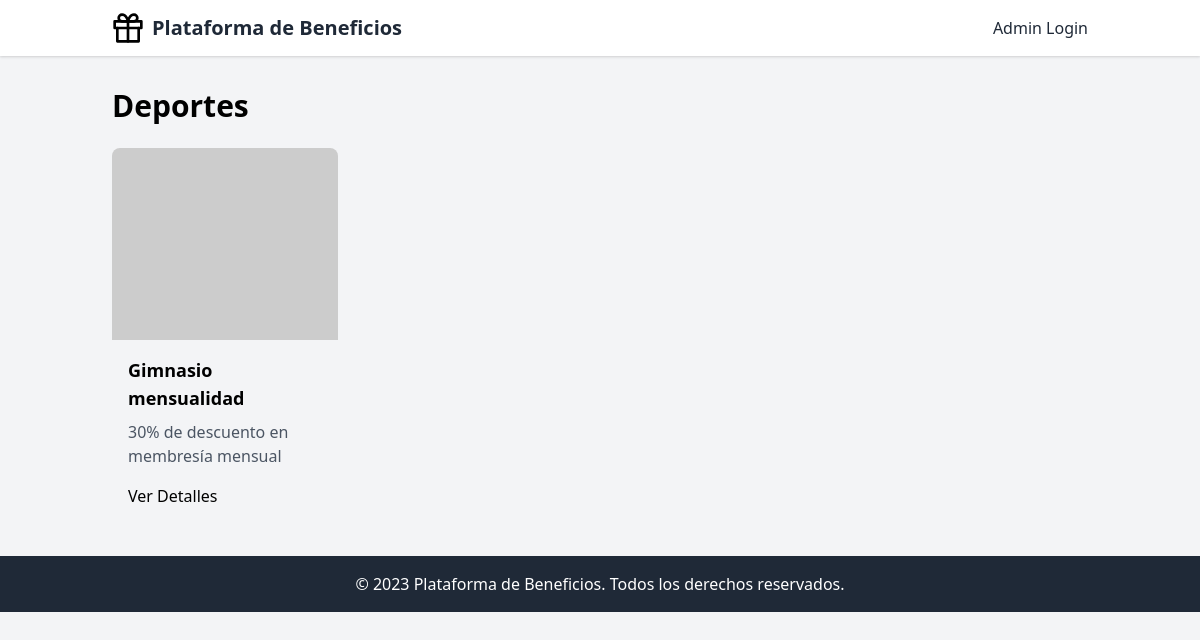
The page /category/4 on the database as committed earlier.
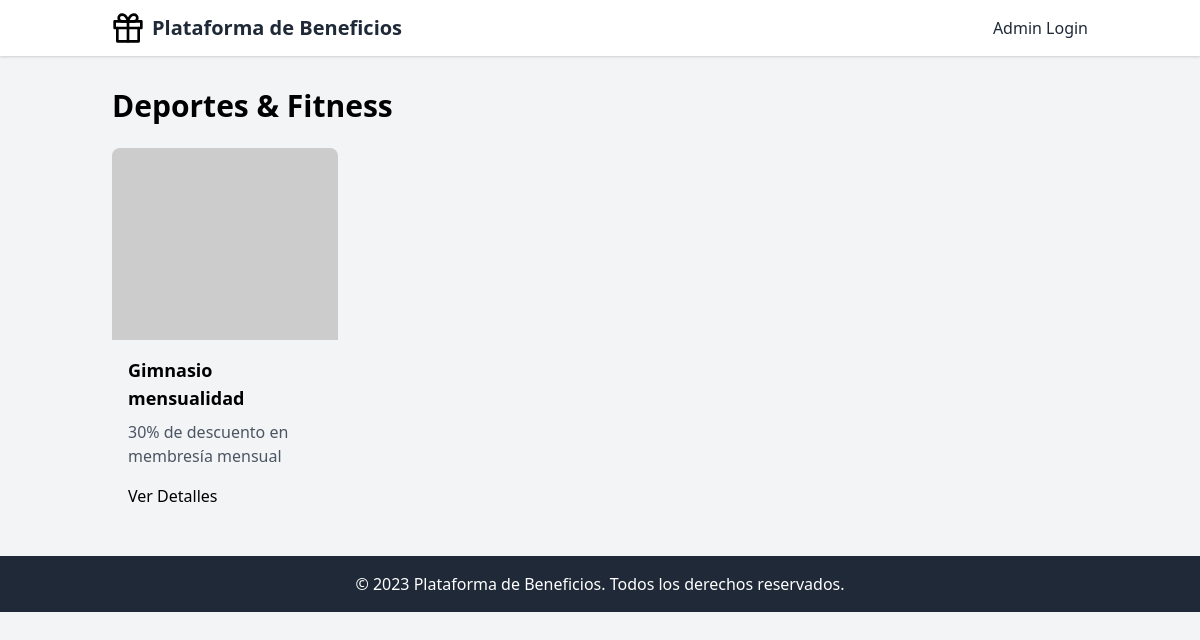
The same page on the database as committed later.
### app/models.py (models this page shows)
class Category(db.Model):
    id = db.Column(db.Integer, primary_key=True)
    name = db.Column(db.String(64), index=True, unique=True)
    image_url = db.Column(db.String(256))
    benefits = db.relationship('Benefit', backref='category', lazy='dynamic')

### app/main/routes.py (the view)
@bp.route('/category/<int:id>')
def category(id):
    category = Category.query.get_or_404(id)
    benefits = category.benefits.all()
    return render_template('category.html', category=category, benefits=benefits)

### templates/category.html (shortened to what this page needs)
{% extends "base.html" %}
{% block content %}
<h1 class="text-3xl font-bold mb-6">{{ category.name }}</h1>
<div class="grid grid-cols-1 sm:grid-cols-2 md:grid-cols-3 lg:grid-cols-4 gap-6">
    {% for benefit in benefits %}
    <div class="benefit-card">
        <img src="{{ benefit.image_url }}" alt="{{ benefit.name }}" class="w-full h-48 object-cover rounded-t-lg">
        <div class="p-4">
            <h3 class="font-semibold text-lg mb-2">{{ benefit.name }}</h3>
            <p class="text-gray-600 mb-4">{{ benefit.description | truncate(100) }}</p>
            <a href="{{ url_for('main.benefit', id=benefit.id) }}" class="btn-primary">Ver Detalles</a>
        </div>
    </div>
    {% endfor %}
</div>
{% endblock %}

Rows that differ between the two databases and show on the page:
changed Category: name "Deportes" → "Deportes & Fitness"
